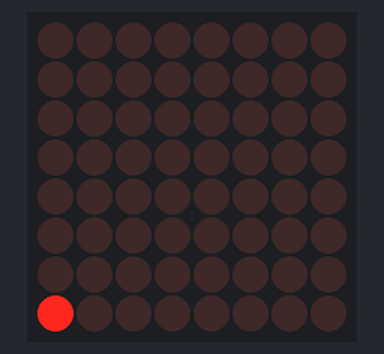
Bench run of a sketch on a simulated Arduino Uno, built with avr-gcc and run on an emulated ATmega328P. On the bench: 8×8 LED matrix.

Above: at 0.01 s.
At 0.76 s:
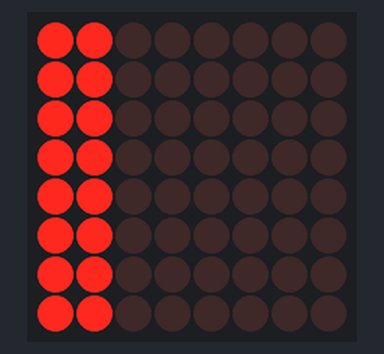
At 1.66 s:
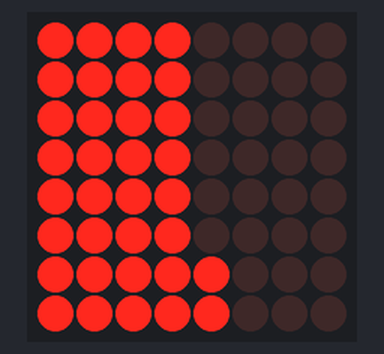
At 3.47 s:
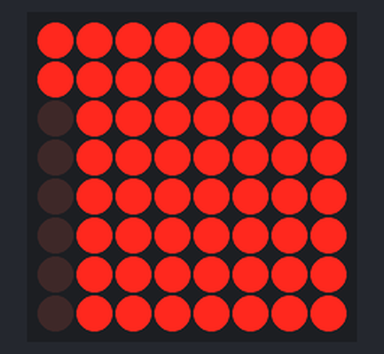
At 5.12 s:
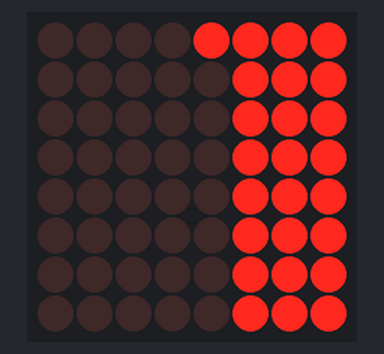
At 6.93 s:
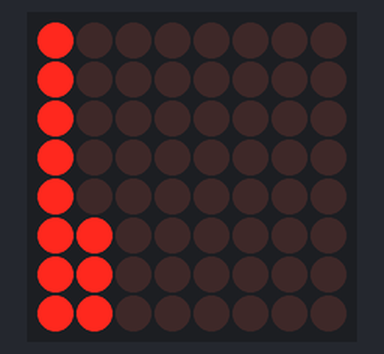

Measured:
- by itself, everything shown: repeats every 6.4 s, in 128 steps

The sketch:

maze_game.ino
```cpp
#include "LedControl.h"

LedControl lc = LedControl(13, 12, 11, 1); //DIN, CLK, LOAD, No of drivers

const int xPin = A0;
const int yPin = A1;
const int highAxis = 800;
const int lowAxis = 200;
int xAxisReset = 1;
int yAxisReset = 1;

int level[8][8] = {
  {2, 1, 0, 0, 0, 0, 0, 0},
  {0, 1, 2, 0, 0, 0, 0, 0},
  {0, 1, 0, 0, 1, 1, 1, 0},
  {0, 0, 0, 0, 1, 0, 1, 0},
  {0, 0, 1, 1, 1, 0, 1, 0},
  {0, 0, 1, 0, 0, 0, 1, 0},
  {0, 0, 1, 1, 0, 0, 1, 0},
  {2, 0, 0, 0, 0, 0, 1, 0}
};

int playerPos[2] = {7, 4};
unsigned long int lastPlayerShowChange = 0;
const int playerShowBlink = 500;
int showPlayer = 1;

const int noOfBombs = 3;
unsigned long int lastBombShowChange = 0;
const int bombShowBlink = 100;
int showBombs = 1;

void gameOver(){
  for (int row = 0; row < 8; row++){
    for (int col = 0; col < 8; col++){
      lc.setLed(0, 7 - col, row, true); // drive no, col, row, true - turns on the led
    }
  }
  while (1){
  }
}

int readJoyStickX(){
  int xAxis = analogRead(xPin);
  if (xAxis > highAxis && xAxisReset){
    xAxisReset = 0;
    return 1;
  }
  else if (xAxis < lowAxis && xAxisReset){
    xAxisReset = 0;
    return -1;
  }
  if (xAxis <= highAxis && xAxis >= lowAxis){
    xAxisReset = 1;
  }
  return 0;
}

int readJoyStickY(){
  int yAxis = analogRead(yPin);
  if (yAxis > highAxis && yAxisReset){
    yAxisReset = 0;
    return 1;
  }
  else if (yAxis < lowAxis && yAxisReset){
    yAxisReset = 0;
    return -1;
  }
  if (yAxis <= highAxis && yAxis >= lowAxis){
    yAxisReset = 1;
  }
  return 0;
}

void movePlayer(){
  int xDir = readJoyStickX();
  int yDir = readJoyStickY();
  if (level[playerPos[0]][playerPos[1] + xDir] == 2){
    gameOver();
  }
  else if (level[playerPos[0]][playerPos[1] + xDir] == 0 && playerPos[1] + xDir >= 0 && playerPos[1] + xDir <= 7){
    playerPos[1] += xDir;
  }

  if (level[playerPos[0] + yDir][playerPos[1]] == 2){
    gameOver();
  }
  else if (level[playerPos[0] + yDir][playerPos[1]] == 0 && playerPos[0] + yDir >= 0 && playerPos[0] + yDir <= 7){
    playerPos[0] += yDir;
  }
}

void displayLevel(){
  for (int row = 0; row < 8; row++){
    for (int col = 0; col < 8; col++){
      if (level[row][col] == 0 || level[row][col] == 1){
        lc.setLed(0, 7 - col, row, level[row][col]); // drive no, col, row, true - turns on the led
      }
      else if (level[row][col] == 2){
        lc.setLed(0, 7 - col, row, showBombs);
      }
      else {
        lc.setLed(0, 7 - col, row, 0);
      }
    }
  }
}

void displayPlayer(){
  if (millis() - lastPlayerShowChange >= playerShowBlink){
    showPlayer = !showPlayer;
    lastPlayerShowChange = millis();
  }
  lc.setLed(0, 7 - playerPos[1], playerPos[0], showPlayer);
}

void changeBombsDisplayState(){
  if (millis() - lastBombShowChange >= bombShowBlink){
    showBombs = !showBombs;
    lastBombShowChange = millis();
  }
}

void clearMatrix(){
  for (int row = 0; row < 8; row++){
    for (int col = 0; col < 8; col++){
      lc.setLed(0, 7 - col, row, false);
    }
  }
}

void setup(){
  lc.shutdown(0, false);
  lc.setIntensity(0, 2); // 0 15
  lc.clearDisplay(0);
//  Serial.begin(9600);

//  displayLevel();
//  displayLevel();
//  displayLevel();
}

void loop(){
//  Serial.println(level[0][1]);
//  displayLevel();
//  delay(3000);
//  changeBombsDisplayState();
//  displayLevel();
//  clearMatrix();
//  displayLevel();
//  delay(1000);
//  displayPlayer();
//  movePlayer();


  for (int row = 0; row < 8; row++){
    for (int col = 0; col < 8; col++){
      lc.setLed(0, 7 - col, row, true);
      delay(50);
    }
  }
  for (int row = 0; row < 8; row++){
    for (int col = 0; col < 8; col++){
      lc.setLed(0, 7 - col, row, false);
      delay(50);
    }
  }

}
```
